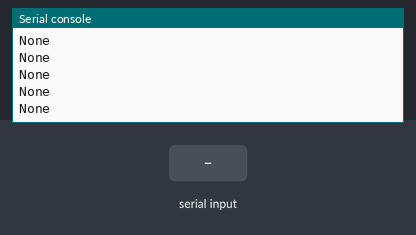
Bench run of a program on a simulated MicroPython board. Parts: the last lines printed to the serial console. Inputs (shaded band) come from the test bench.

Above: at 1.2 s.
1.3 s: "1\n" received over the second serial link
At 1.43 s:
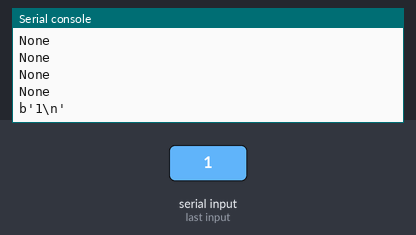
2.8 s: "0\n" received over the second serial link
At 2.96 s:
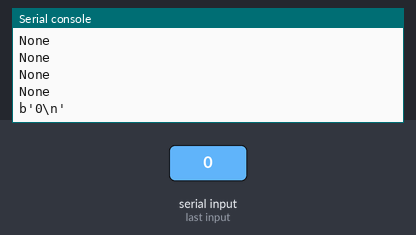
4.3 s: "2\n" received over the second serial link
At 4.39 s:
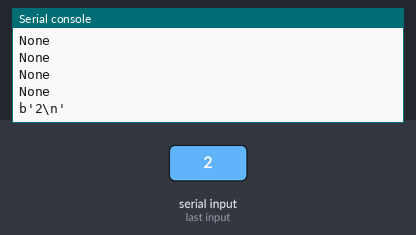

The program:

main.py
```python
# UART example

import machine
import time

uart = machine.UART(2, baudrate=9600, rx=6, tx=7, timeout=10)
uart.init(parity=None, stop=1, bits=8)

while True:
  print(uart.readline())
  time.sleep(0.1)

'''
# write text to uart
uart.write('print(1+2)\r\n');

# write bytes list to uart
import ubinascii
cmd = [0x7e, 0x03, 0x11, 0x12, 0xef]
cmd_next = [0x7e, 0x03, 0x13, 0x10, 0xef]
u.write(ubinascii.hexlify(bytes(cmd_next)))'
'''
```

Measured:
- after the input at 1.3 s, the serial console: prints a new line at once (image 1)
- after the input at 2.8 s, the serial console: prints a new line after 0.05 s (image 2)
- after the input at 4.3 s, the serial console: prints a new line after 0.09 s (image 3)
